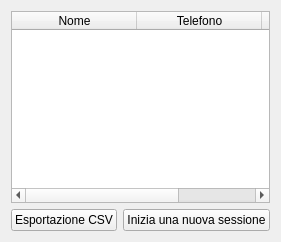
        <widget class="QWidget" name="report_tab">
         <attribute name="title">
          <string>Tab 2</string>
         </attribute>
         <layout class="QVBoxLayout" name="verticalLayout_7">
          <item>
           <widget class="QTableWidget" name="tableWidget">
            <property name="editTriggers">
             <set>QAbstractItemView::NoEditTriggers</set>
            </property>
            <property name="selectionMode">
             <enum>QAbstractItemView::NoSelection</enum>
            </property>
            <property name="selectionBehavior">
             <enum>QAbstractItemView::SelectItems</enum>
            </property>
            <attribute name="horizontalHeaderCascadingSectionResizes">
             <bool>false</bool>
            </attribute>
            <attribute name="horizontalHeaderMinimumSectionSize">
             <number>39</number>
            </attribute>
            <attribute name="horizontalHeaderDefaultSectionSize">
             <number>125</number>
            </attribute>
            <attribute name="horizontalHeaderStretchLastSection">
             <bool>true</bool>
            </attribute>
            <attribute name="verticalHeaderVisible">
             <bool>false</bool>
            </attribute>
            <column>
             <property name="text">
              <string>Nome</string>
             </property>
             <property name="icon">
              <iconset resource="images.qrc">
               <normaloff>:/white-icons/Data/imgs/white icons/icons8-contacts-500.png</normaloff>:/white-icons/Data/imgs/white icons/icons8-contacts-500.png</iconset>
             </property>
            </column>
            <column>
             <property name="text">
              <string>Telefono</string>
             </property>
             <property name="icon">
              <iconset resource="images.qrc">
               <normaloff>:/white-icons/Data/imgs/white icons/icons8-phone-500.png</normaloff>:/white-icons/Data/imgs/white icons/icons8-phone-500.png</iconset>
             </property>
            </column>
            <column>
             <property name="text">
              <string>Stato</string>
             </property>
             <property name="icon">
              <iconset resource="images.qrc">
               <normaloff>:/white-icons/Data/imgs/white icons/icons8-about-500.png</normaloff>:/white-icons/Data/imgs/white icons/icons8-about-500.png</iconset>
             </property>
            </column>
           </widget>
          </item>
          <item>
           <layout class="QHBoxLayout" name="horizontalLayout_9">
            <item>
             <widget class="QPushButton" name="csv_btn">
              <property name="maximumSize">
               <size>
                <width>150</width>
                <height>16777215</height>
               </size>
              </property>
              <property name="text">
               <string>Esportazione CSV</string>
              </property>
              <property name="icon">
               <iconset resource="images.qrc">
                <normaloff>:/white-icons/Data/imgs/white icons/icons8-save-500.png</normaloff>:/white-icons/Data/imgs/white icons/icons8-save-500.png</iconset>
              </property>
              <property name="iconSize">
               <size>
                <width>22</width>
                <height>22</height>
               </size>
              </property>
             </widget>
            </item>
            <item>
             <widget class="QPushButton" name="newsession_btn">
              <property name="maximumSize">
               <size>
                <width>200</width>
                <height>16777215</height>
               </size>
              </property>
              <property name="text">
               <string>Inizia una nuova sessione</string>
              </property>
              <property name="icon">
               <iconset resource="images.qrc">
                <normaloff>:/white-icons/Data/imgs/white icons/icons8-trash-can-500.png</normaloff>:/white-icons/Data/imgs/white icons/icons8-trash-can-500.png</iconset>
              </property>
              <property name="iconSize">
               <size>
                <width>19</width>
                <height>18</height>
               </size>
              </property>
             </widget>
            </item>
           </layout>
          </item>
         </layout>
        </widget>
